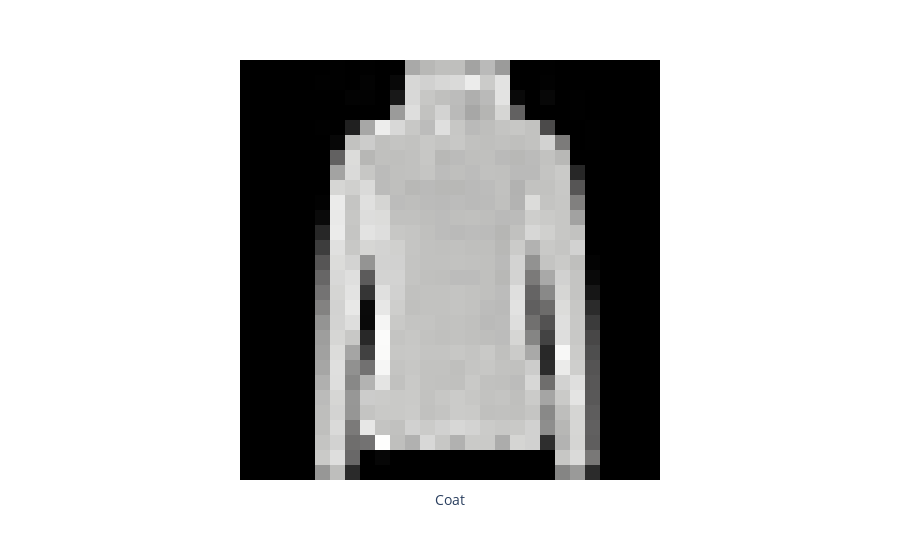

Notebook cell for this chart:
### Code cell
idx = 555
showImage(test_data_wrng_pred[idx].cpu(), test_wrong_gt[idx])
print(class_names[preds_label[idx]])

### Figure 1 — Plotly figure (JSON) as saved in the notebook; plotly's stock layout.template omitted (floating-point values rounded to 4 significant figures; data arrays with more than 128 entries replaced by an {"elided": "..."} marker saying what was removed)
{"data": [{"coloraxis": "coloraxis", "hovertemplate": "Coat: %{x}<br>y: %{y}<br>color: %{z}<extra></extra>", "name": "0", "type": "heatmap", "xaxis": "x", "yaxis": "y", "z": {"elided": "28x28 int values"}}], "layout": {"coloraxis": {"colorscale": [[0, "rgb(0, 0, 0)"], [0.09091, "rgb(16, 16, 16)"], [0.1818, "rgb(38, 38, 38)"], [0.2727, "rgb(59, 59, 59)"], [0.3636, "rgb(81, 80, 80)"], [0.4545, "rgb(102, 101, 101)"], [0.5455, "rgb(124, 123, 122)"], [0.6364, "rgb(146, 146, 145)"], [0.7273, "rgb(171, 171, 170)"], [0.8182, "rgb(197, 197, 195)"], [0.9091, "rgb(224, 224, 223)"], [1, "rgb(254, 254, 253)"]], "showscale": false}, "margin": {"t": 60}, "xaxis": {"anchor": "y", "constrain": "domain", "domain": [0, 1], "scaleanchor": "y", "showticklabels": false, "title": {"text": "Coat"}}, "yaxis": {"anchor": "x", "autorange": "reversed", "constrain": "domain", "domain": [0, 1], "showticklabels": false}}}
